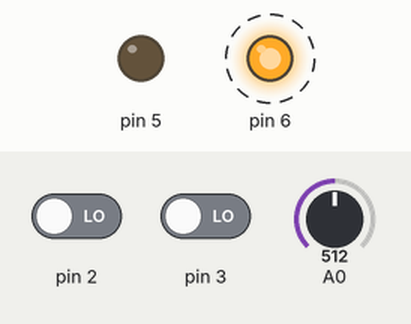
A sketch run on a simulated Arduino Uno, built with avr-gcc and run on an emulated ATmega328P. Shown: output pins drawn as LEDs (lit = HIGH). Dashed ring = blinking. The inputs (shaded band) are chosen by the test bench; at power-on: pin 2 LOW, pin 3 LOW, A0 = 512. What the sketch prints to the serial monitor is not drawn.

Above: at 1.3 s.
1.4 s: pin 2 driven HIGH
Timing chart, 0 to 9.6 s (numbered marks = the images above; inputs shaded):
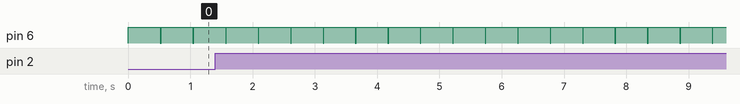

Measured:
- by itself, pin 6: alternates HIGH for 0.51 s and LOW for 0.01 s

The sketch:

HW11-2.ino
```cpp
bool passwordCorrect;

void setup() {
  pinMode(5, OUTPUT);
  pinMode(6, OUTPUT);
  Serial.begin(9600);
}

void loop() {
  int potValue = analogRead(A0);
  int button2 = digitalRead(2);
  int button3 = digitalRead(3);

  digitalWrite(5, LOW); // turn off green LED
  digitalWrite(6, LOW); // turn off red LED

 Serial.print("Potentiometer value: ");
  Serial.println(potValue);
  Serial.print("Button 2: ");
  Serial.println(button2 == HIGH ? "Pressed" : "Not Pressed");
  Serial.print("Button 3: ");
  Serial.println(button3 == HIGH ? "Pressed" : "Not Pressed");

  if (potValue == 4095 && button2 == HIGH && button3 == HIGH) { // correct password
    passwordCorrect = true;
  } else {
    passwordCorrect = false;
  }

  if (passwordCorrect) {
    digitalWrite(5, HIGH); // turn on green LED
    delay(500);
    digitalWrite(5, LOW); // turn off green LED
    Serial.println("Correct password entered, door is unlocked.");

  } else {
    digitalWrite(6, HIGH); // turn on red LED
    delay(500);
    Serial.println("Door is locked.");
  }
  delay(10);
}
```
